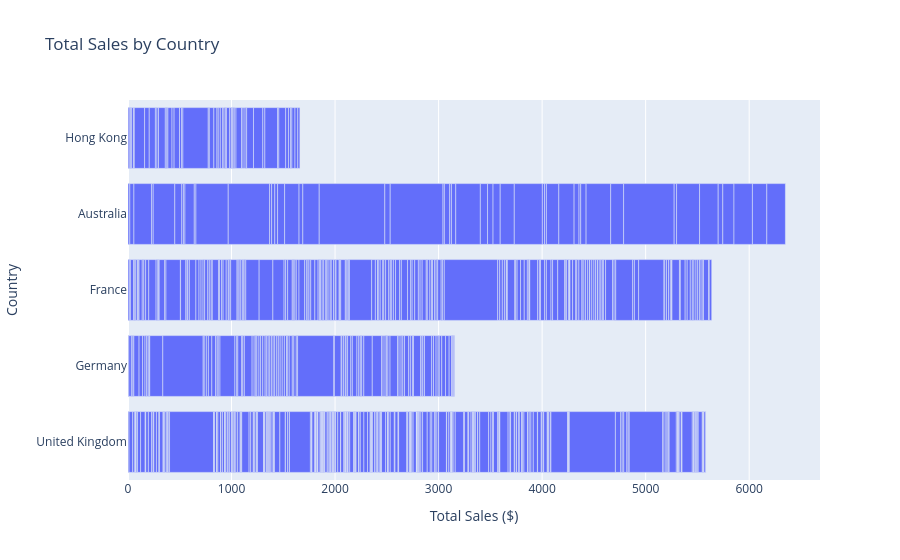

The notebook cell saved with this chart:
### Code cell
import plotly.express as px

bar_fig = px.bar(
    data_frame=ecom_sales,
    x='OrderValue',          # ✅ cột thật
    y='Country',
    orientation='h',
    title='Total Sales by Country',
    labels={'OrderValue': 'Total Sales ($)'}   # 👈 chỉ là nhãn
)

bar_fig.show()

### Figure 1 — Plotly figure (JSON) as saved in the notebook; plotly's stock layout.template omitted (floating-point values rounded to 4 significant figures; data arrays with more than 128 entries replaced by an {"elided": "..."} marker saying what was removed)
{"data": [{"hovertemplate": "Total Sales ($)=%{x}<br>Country=%{y}<extra></extra>", "legendgroup": "", "marker": {"color": "#636efa", "pattern": {"shape": ""}}, "name": "", "orientation": "h", "showlegend": false, "textposition": "auto", "type": "bar", "x": {"elided": "700 float values"}, "xaxis": "x", "y": {"elided": "700 str values"}, "yaxis": "y"}], "layout": {"autosize": true, "barmode": "relative", "legend": {"tracegroupgap": 0}, "title": {"text": "Total Sales by Country"}, "xaxis": {"anchor": "y", "autorange": true, "domain": [0, 1], "range": [0, 6684.0], "title": {"text": "Total Sales ($)"}, "type": "linear"}, "yaxis": {"anchor": "x", "autorange": true, "domain": [0, 1], "range": [-0.5, 4.5], "title": {"text": "Country"}, "type": "category"}}}
